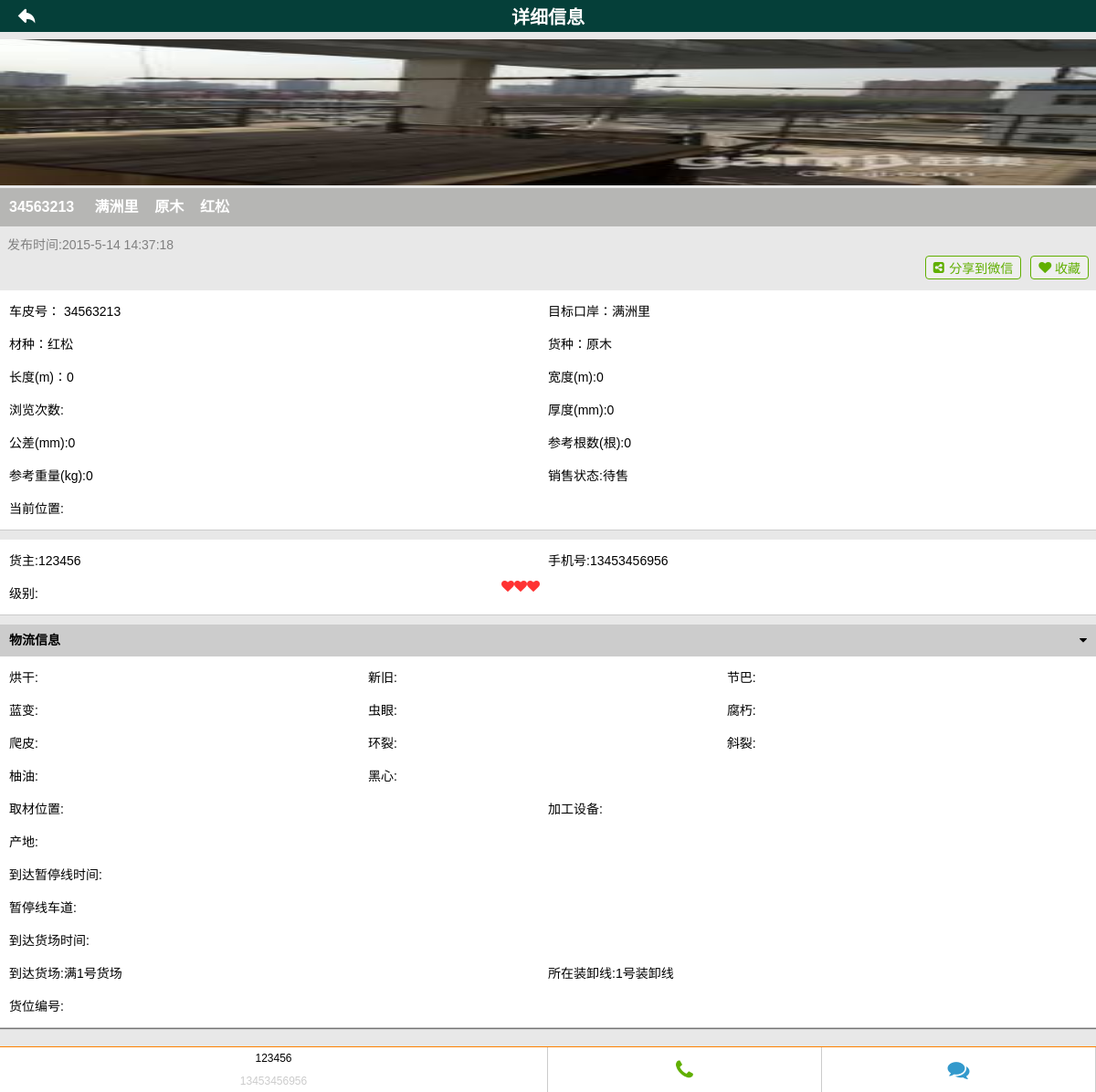
The page /mcr/detail.php?productid=20 on the database its author committed.
### tables this page shows
CREATE TABLE `t_productpic` (
  `picid` int(11) NOT NULL auto_increment,
  `productid` int(11) NOT NULL,
  `productpic` varchar(50) NOT NULL,
  `instime` timestamp NOT NULL default '0000-00-00 00:00:00' on update CURRENT_TIMESTAMP,
  PRIMARY KEY  (`picid`)
);

CREATE TABLE `t_product` (
  `productid` int(11) NOT NULL auto_increment,
  `carnum` char(255) NOT NULL,
  `userid` int(11) default NULL,
  `kindid` tinyint(4) default NULL,
  `stuffid` tinyint(4) default NULL,
  `productlen` tinyint(4) default NULL,
  `diameterlen` tinyint(4) default NULL,
  `wide` tinyint(4) default NULL,
  `thinckness` tinyint(4) default NULL,
  `tolerance` tinyint(4) default NULL,
  `widerange` int(11) default NULL,
  `thincknessrange` int(11) default NULL,
  `refwight` tinyint(4) default NULL,
  `refcapacity` tinyint(4) default NULL,
  `refnum` int(11) default NULL,
  `salestatusid` tinyint(4) default NULL,
  `timber` varchar(10) default NULL,
  `dry` varchar(2) default NULL,
  `newold` varchar(10) default NULL,
  `timbertype` varchar(10) default NULL,
  `knob` varchar(10) default NULL,
  `blue` varchar(10) default NULL,
  `worm` varchar(10) default NULL,
  `decay` varchar(10) default NULL,
  `climb` varchar(10) default NULL,
  `slash` varchar(2) default NULL,
  `ring` varchar(2) default NULL,
  `oil` varchar(2) default NULL,
  `black` varchar(2) default NULL,
  `position` varchar(10) default NULL,
  `device` varchar(10) default NULL,
  `fromid` tinyint(4) default NULL,
  `portid` tinyint(4) default NULL,
  `publishtime` datetime default NULL,
  `showtime` datetime default NULL,
  `assembletime` varchar(20) default NULL,
  `entertime` varchar(20) default NULL,
  `enterpositionid` tinyint(4) default NULL,
  `pausetime` varchar(20) default NULL,
  `pauseid` tinyint(4) default NULL,
  `trackid` varchar(4) default NULL,
  `dumpid` tinyint(4) default NULL,
  `dumptime` varchar(20) default NULL,
  `packid` tinyint(6) default NULL,
  `goodpositionid` varchar(4) default NULL,
  `completetime` datetime default NULL,
  `updatetime` datetime default NULL,
  `goodstatusid` tinyint(4) default NULL,
  PRIMARY KEY  (`productid`)
);

CREATE TABLE `t_port` (
  `portid` int(11) NOT NULL auto_increment,
  `portName` char(20) default NULL,
  PRIMARY KEY  (`portid`)
);

CREATE TABLE `t_kind` (
  `kindid` int(11) NOT NULL auto_increment,
  `kindName` char(10) NOT NULL,
  PRIMARY KEY  (`kindid`)
);

CREATE TABLE `t_stuff` (
  `stuffid` int(11) NOT NULL auto_increment,
  `stuffName` char(10) default NULL,
  PRIMARY KEY  (`stuffid`)
);

CREATE TABLE `t_user` (
  `userid` int(11) NOT NULL auto_increment,
  `phone` char(11) NOT NULL,
  `username` varchar(20) default NULL,
  `userpic` varchar(50) default NULL,
  `portid` int(11) default NULL,
  `city` varchar(20) default NULL,
  `rightid` int(11) default NULL,
  `score` int(11) default NULL,
  `password` varchar(100) default NULL,
  `phone1` char(11) default NULL,
  `phone2` char(11) default NULL,
  `freeze` tinyint(4) default NULL,
  `remark` varchar(30) default NULL,
  `loginnum` int(11) default '0',
  `regtime` datetime NOT NULL,
  `logintime` datetime NOT NULL,
  PRIMARY KEY  (`userid`),
  KEY `portid` (`portid`)
);

### mcr/mcr_fns.php (called while the page is built, shortened)
<?php
 function get_detail($productid){
	$conn = db_connect();
    $query="select  carnum,portname,phone,kindname,stuffname,productlen,wide,thinckness,"
		."tolerance,refnum,refwight,username,dry,newold,knob,blue,worm,decay,climb,ring,"
		."slash,oil,black,position,device,(select fromname from t_from where fromid = p.fromid) as fromname,pausetime,trackid,dumptime,"
		."(select dumpname from t_dump where dumpid=p.dumpid) as dumpname,"
		."(select packname from t_pack where packid =p.packid) as packname,goodpositionid "
		."from t_product p,t_user u,t_kind k,t_stuff s,t_port r "
		."where p.userid = u.userid and p.kindid = k.kindid  and "
		." p.stuffid = s.stuffid and r.portid= p.portid and  productid =".$productid;
    $result=@$conn->query($query);
    $num_from =@$result->num_rows;
    $result= db_result_to_array($result);
    return $result;
 }
 function get_productpic($productid){
	$conn = db_connect();
    $query="select productpic from t_productpic  where  productid =".$productid;
    $result=@$conn->query($query);
    $num_from =@$result->num_rows;
    $result= db_result_to_array($result);
    return $result;
 }
?>

### mcr/db_fns.php (called while the page is built, shortened)
<?php
function db_result_to_array($result) {
   $res_array = array();
   for ($count=0; $row = $result->fetch_assoc(); $count++) {
     $res_array[$count] = $row;
   }
   return $res_array;
}
?>

### mcr/detail.php (the view, shortened to what this page needs)
<!DOCTYPE html>
<html>
<head>
<link href="photoswipe.css" type="text/css" rel="stylesheet" />
<link rel="stylesheet" type="text/css" href="/statics/css/yumReset.css" />
<link rel="stylesheet" type="text/css" href="/statics/css/yumPage.css" />
<link rel="stylesheet" type="text/css" href="/com/icomoon/style.css" />
<link rel="stylesheet" type="text/css" href="/com/swiper/swiper.min.css" />
<link rel="stylesheet" type="text/css" href="/com/lightGallery/lightGallery.css" />
</head>
<?php
	$productid=$_GET['productid'];
	$product_array = get_detail($productid);
	$productpic_array =get_productpic($productid);
?>
<body>
<header class="header">
	<a href="javascript:history.back();"><i class="icon-arrow-back"></i></a>
	<h2><a href="index.php">详细信息</a></h2>
</header>
<?php
   if (!is_array($product_array)) {
      $noconnect ="<p>对不起，没有查找到您要查找的内容！</p>";
      echo  $noconnect;
    }
	else {
	$row =$product_array[0];
  ?>
  <?php
     if (is_array($productpic_array)) {
  ?>
<div class="swiper-container">
  <ul class="swiper-wrapper" id="auto-loop">
   <?php
        foreach ($productpic_array as $rowpic)
		{
		  echo "<li data-src='".$rowpic['productpic']."' class='swiper-slide'><a href='".$rowpic['productpic']."'><img src='".$rowpic['productpic']."'/></a></li>";
		}
   ?>
  </ul>
</div>
<?php
  }
?>
<div class="panel">
	<div class="panel-header"><h2 class="panel-header-title"><?php echo $row['carnum']." &nbsp&nbsp&nbsp&nbsp".$row['portname']."&nbsp&nbsp&nbsp&nbsp".$row['kindname']."&nbsp&nbsp&nbsp&nbsp".$row['stuffname'];?> </h2></div>
	<div class="detail-tool">
		<div>发布时间:2015-5-14 14:37:18</div>
		<button><i class="icon-heart"></i> 收藏</button>
		<button class="shareWechat"><i class="icon-share-alt-square"></i> 分享到微信</button>
	</div>
	<dl class="panel-body">
		<dd class="panel-col-2">
			<ul class="clearfix">
				<li>车皮号：  <?php echo $row['carnum'];?> </li>
				<li>目标口岸：<?php echo $row['portname'];?></li>
				<li>材种：<?php echo $row['stuffname']; ?></li>
				<li>货种：<?php echo $row['kindname']; ?></li>
				<li>长度(m)：<?php echo $row['productlen']; ?></li>
				<li>宽度(m):<?php echo $row['wide']; ?></li>
				<li>浏览次数:</li>
				<li>厚度(mm):<?php echo $row['thinckness']; ?></li>
				<li>公差(mm):<?php echo $row['tolerance']; ?></li>
				<li>参考根数(根):<?php echo $row['refnum']; ?></li>
				<li>参考重量(kg):<?php echo $row['refwight']; ?></li>
				<li>销售状态:待售</li>
				<li>当前位置:</li>
			</ul>
		</dd>
		<dd class="panel-col-2">
			<ul class="clearfix">
				<li>货主:<?php echo $row['username']; ?></li>
				<li>手机号:<?php echo $row['phone']; ?></li>
				<li>级别:<span class="icon-heart level-star">&#xf004;&#xf004;</span></li>
			</ul>
		</dd>
		<dt id="collapse-hd">物流信息<span class="icon-caret-down"></span></dt>
		<dd class="panel-col-3" id="collapse-bd">
			<ul class="clearfix">
				<li>烘干:<?php echo $row['dry']; ?></li>
				<li>新旧:<?php echo $row['newold']; ?></li>
				<li>节巴:<?php echo $row['knob']; ?></li>
				<li>蓝变:<?php echo $row['blue']; ?></li>
				<li>虫眼:<?php echo $row['worm']; ?></li>
				<li>腐朽:<?php echo $row['decay']; ?></li>
				<li>爬皮:<?php echo $row['climb']; ?></li>
				<li>环裂:<?php echo $row['ring']; ?></li>
				<li>斜裂:<?php echo $row['slash']; ?></li>
				<li>柚油:<?php echo $row['oil']; ?></li>
				<li>黑心:<?php echo $row['black']; ?></li>
				<li class="panel-row-2">取材位置:<?php echo $row['position']; ?></li>
				<li class="panel-row-2">加工设备:<?php echo $row['device']; ?></li>
				<li class="panel-row-1">产地:<?php echo $row['fromname']; ?></li>
				<li class="panel-row-1">到达暂停线时间:<?php echo $row['pausetime']; ?></li>
				<li class="panel-row-2">暂停线车道:<?php echo $row['trackid']; ?></li>
				<li class="panel-row-1">到达货场时间:<?php echo $row['dumptime']; ?></li>
				<li class="panel-row-2">到达货场:<?php echo $row['dumpname']; ?></li>
				<li class="panel-row-2">所在装卸线:<?php echo $row['packname']; ?></li>
				<li class="panel-row-2">货位编号:<?php echo $row['goodpositionid']; ?></li>
			</ul>
		</dd>
	</dl>
</div>
<div class="fixed">
	<ul>
		<li class="borker">
			<span class="borkerName"><?php echo $row['username']; ?></span>
			<p><?php echo $row['phone']; ?></p>
		</li>
		<li><a href="tel:<?php echo $row['phone']; ?>">
			<span class="icon-phone borkerTel"></span>
		</a></li>
		<li><a href="sms:<?php echo $row['phone']; ?>">
			<span class="icon-comments borkerSms"></span>
		</a></li>
	</ul>
</div>
<?php
   }
  ?>
</body>
</html>

### mcr/statics/css/yumPage.css (style rules this page uses)
body { background-color: #e8e8e8; font: 12px/1.2 arial,Tahoma,SimSun,sans-serif; }
.header { width: 100%; height: 35px; line-height: 35px; background-color: #053F39; color: #fff; text-align: center; position: relative; margin-bottom: 8px; }
.header a { color: #fff; }
.header h2 { text-align: center; }
.header a:first-child { position: absolute; top: 2px; left: 15px; font-size: 28px; }
.header a:last-child { position: absolute; top: 2px; right: 15px; font-size: 20px; }
.panel { box-shadow: 0 1px 1px rgba(0, 0, 0, 0.5); margin-bottom: 20px; font-size: 14px; }
.panel-header { background-color: #b6b6b4; height: 42px; line-height: 42px; padding: 0 10px; color: #fff; font-weight: bold; }
.panel-header-title { display: block; white-space: nowrap; overflow: hidden; text-overflow: ellipsis; }
.panel-body dt { padding: 0px 10px; background-color: #ccc; line-height: 35px; font-weight: bold; margin-top: 10px; }
.panel-body dt span { float: right; line-height: 35px; }
.panel-body dd { background-color: #fff; padding: 5px 10px; border-bottom: 1px solid #ccc; }
.panel-body li { padding: 3px 0px; line-height: 30px; }
.panel-body .panel-col-2 li { width: 50%; float: left; }
.panel-body .panel-col-3 li { width: 33.3%; float: left; }
.panel-body li.panel-row-1 { width: 100%; }
.panel-body li.panel-row-2 { width: 50%; float: left; }
body { padding-bottom: 50px; }
.fixed { width: 100%; height: 50px; background-color: #fff; border-top: 1px solid #FD8000; position: fixed; bottom: 0; left: 0; }
.fixed li { display: inline-block; float: left; width: 25%; height: 50px; line-height: 25px; text-align: center; border-right: 1px solid #ccc; }
.fixed li p { color: #ccc; font-size: 12px; }
.fixed li.borker { width: 50%; }
.borkerName { color: #000; }
.fixed .borkerTel { color: #60af00; font-size: 2em; line-height: 50px; }
.fixed .borkerSms { color: #3399CC; font-size: 2em; line-height: 50px; }
.level-star { color: #f33; display: inline-block; width: 60px; float: right; text-align: center; }
.swiper-container img { width: 100%; height: 160px; }
.detail-tool { height: 70px; line-height: 24px; padding: 8px; color: #808080; }
.detail-tool button { float: right; padding: 2px 8px; color: #60af00; border : 1px solid #60af00; border-radius: 4px; margin-left: 10px }

### mcr/com/icomoon/style.css (style rules this page uses)
[class^="icon-"], [class*=" icon-"] { font-family: 'icomoon'; speak: none; font-style: normal; font-weight: normal; font-variant: normal; text-transform: none; line-height: 1; -webkit-font-smoothing: antialiased; -moz-osx-font-smoothing: grayscale; }
.icon-arrow-back:before { content: "\e603"; }
.icon-heart:before { content: "\f004"; }
.icon-comments:before { content: "\f086"; }
.icon-phone:before { content: "\f095"; }
.icon-caret-down:before { content: "\f0d7"; }
.icon-share-alt-square:before { content: "\f1e1"; }

### rows shown on the page
t_productpic: productpic (picture)
t_product: carnum "34563213", portid.portName "满洲里", kindid.kindName "原木", stuffid.stuffName "红松", productlen "0", wide "0", thinckness "0", tolerance "0", refnum "0", refwight "0", userid.username "123456", userid.phone "13453456956"

### other values the page prints
$row['dumpname'] "满1号货场"
$row['packname'] "1号装卸线"
